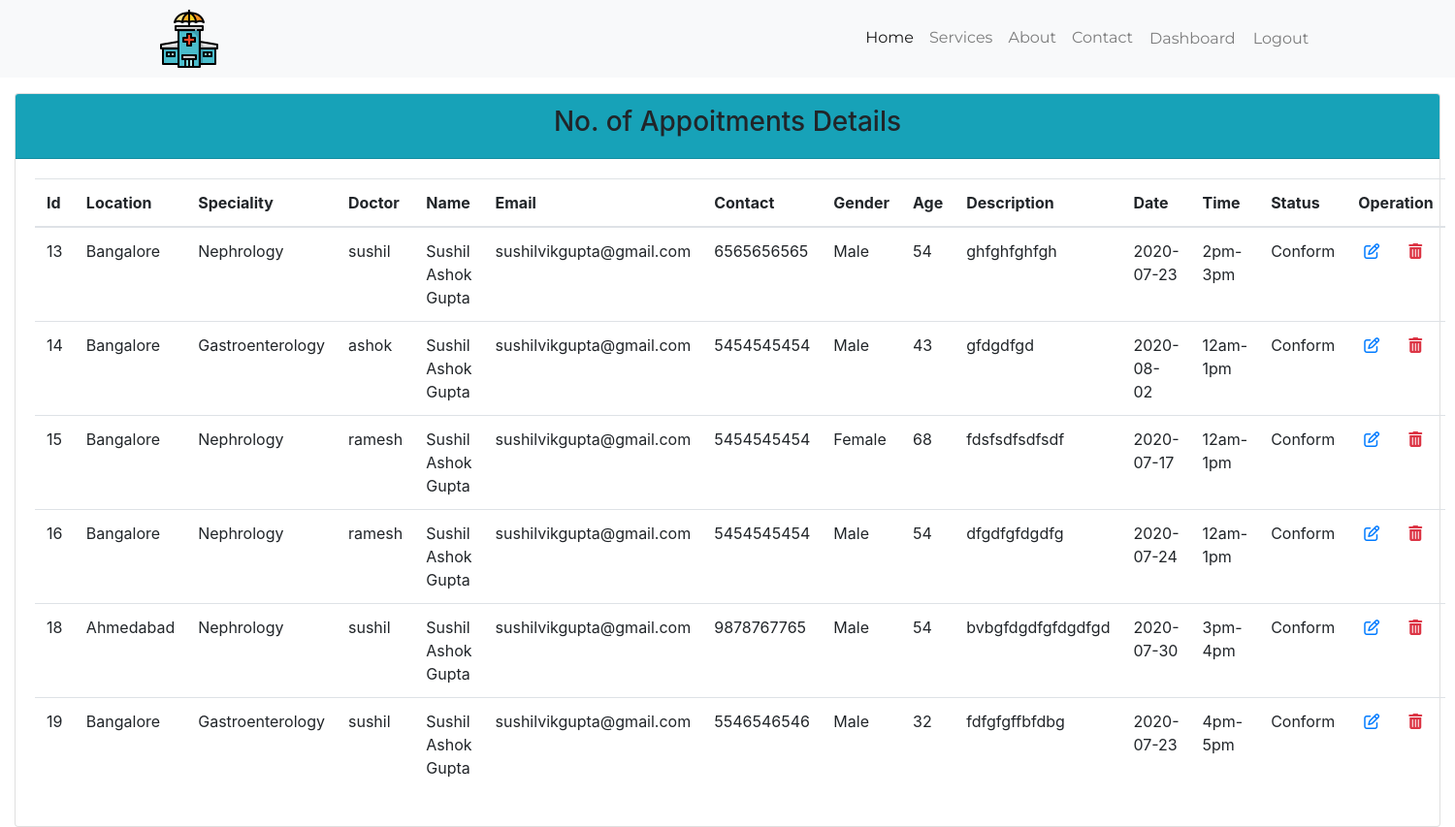
The app's page /NBooking.php with its own data.
### tables this page shows
CREATE TABLE `booking` (
  `bid` int(255) NOT NULL,
  `blocation` varchar(255) NOT NULL,
  `bspecial` varchar(255) NOT NULL,
  `bdoctor` varchar(255) NOT NULL,
  `bname` varchar(255) NOT NULL,
  `bemail` varchar(255) NOT NULL,
  `bcontact` varchar(255) NOT NULL,
  `bgender` varchar(255) NOT NULL,
  `bage` varchar(255) NOT NULL,
  `bdescription` varchar(255) NOT NULL,
  `bdate` date NOT NULL,
  `btime` varchar(255) NOT NULL,
  `bstatus` varchar(255) NOT NULL
);

### NBooking.php (the view, shortened to what this page needs)
<?php
include 'DBcon.php';
?>
<!DOCTYPE html>
<html lang="en">
<head>
    <?php include 'AllLinks.php' ?>
</head>
<body>
<nav class="navbar navbar-expand-lg navbar-light bg-light">
        <img src="./Icons/hospital.png" class="img-fluid" alt="">
      <div class="collapse navbar-collapse" id="collapsibleNavId">
        <ul class="navbar-nav ml-auto mt-2 mt-lg-0">
          <li class="nav-item active">
            <a class="nav-link" href="Index.php">Home <span class="sr-only">(current)</span></a>
          </li>
          <li class="nav-item">
            <a class="nav-link" href="#">Services</a>
          </li>
          <li class="nav-item">
            <a class="nav-link" href="#">About</a>
          </li>
          <li class="nav-item">
            <a class="nav-link" href="#">Contact</a>
          </li>
          <li class="nav-item">
            <a class="nav-link btn btn-outline-light" href="HospitalDashboard.php">Dashboard</a>
          </li>
          <li class="nav-item">
            <a class="nav-link btn btn-outline-light" href="Logout.php">Logout</a>
          </li>
        </ul>
      </div>
</nav>
<div class="container-fluid">
    <div class="row">
        <div class="col">
            <div class="card mt-3">
                <div class="card-header bg-info text-center">
                    <h3>No. of Appoitments Details </h3>
                </div>
                <div class="card-body">
                    <div class="row">
                        <div class="col">
                            <table class="table">
                                <thead>
                                    <tr>
                                        <th scope="col">Id</th>
                                        <th scope="col">Location</th>
                                        <th scope="col">Speciality</th>
                                        <th scope="col">Doctor</th>
                                        <th scope="col">Name</th>
                                        <th scope="col">Email</th>
                                        <th scope="col">Contact</th>
                                        <th scope="col">Gender</th>
                                        <th scope="col">Age</th>
                                        <th scope="col">Description</th>
                                        <th scope="col">Date</th>
                                        <th scope="col">Time</th>
                                        <th scope="col">Status</th>
                                        <th scope="col" colspan="2">Operation</th>
                                    </tr>
                                </thead>
                                <tbody>
                                  <?php
                                    $sqlquery="select * from booking";
                                    $result=$con->query($sqlquery);
                                    while($res= mysqli_fetch_array($result)){
                                        if($res['bstatus'] == 0 || $res['bstatus']="" ){
                                            $res['bstatus']="Pending";
                                        }else{
                                            $res['bstatus']="Conform";
                                        }
                                      ?>
                                        <tr>
                                            <td><?php echo $res['bid']; ?></td>
                                            <td><?php echo $res['blocation']; ?></td>
                                            <td><?php echo $res['bspecial']; ?></td>
                                            <td><?php echo $res['bdoctor']; ?></td>
                                            <td><?php echo $res['bname']; ?></td>
                                            <td><?php echo $res['bemail']; ?></td>
                                            <td><?php echo $res['bcontact']; ?></td>
                                            <td><?php echo $res['bgender']; ?></td>
                                            <td><?php echo $res['bage']; ?></td>
                                            <td><?php echo $res['bdescription']; ?></td>
                                            <td><?php echo $res['bdate']; ?></td>
                                            <td><?php echo $res['btime']; ?></td>
                                            <td><?php echo $res['bstatus']; ?></td>
                                            <td class="text-center"><a href="NBoookEdits.php?id=<?php echo $res['bid']; ?>" title="Edit"><i class="fa fa-edit" aria-hidden="true"></i></a></td>
                                            <td><a href="BookingDelete.php?id=<?php echo $res['bid']?>"><i class="fa fa-trash text-danger" aria-hidden="true" title="Delete"></i></a></td>
                                        </tr>
                                      <?php
                                    }
                                  ?>
                                </tbody>
                            </table>
                        </div>
                    </div>
                </div>
            </div>
        </div>
    </div>
</div>
</body>
</html>

### nav.css (style rules this page uses)
* { margin: 0%; padding: 0%; }
.navbar img { margin-left: 10%; }
.collapse ul { margin-right: 10% !important; }
.navbar-nav a { font-family:Montserrat; }

### records on screen
booking: bid "13", blocation "Bangalore", bspecial "Nephrology", bdoctor "sushil", bname "Sushil Ashok Gupta", bemail "sushilvikgupta@gmail.com", bcontact "6565656565", bgender "Male", bage "54", bdescription "ghfghfghfgh", bdate "2020-07-23", btime "2pm-3pm", bstatus "Conform"
booking: bid "14", blocation "Bangalore", bspecial "Gastroenterology", bdoctor "ashok", bname "Sushil Ashok Gupta", bemail "sushilvikgupta@gmail.com", bcontact "5454545454", bgender "Male", bage "43", bdescription "gfdgdfgd", bdate "2020-08-02", btime "12am-1pm", bstatus "Conform"
booking: bid "15", blocation "Bangalore", bspecial "Nephrology", bdoctor "ramesh", bname "Sushil Ashok Gupta", bemail "sushilvikgupta@gmail.com", bcontact "5454545454", bgender "Female", bage "68", bdescription "fdsfsdfsdfsdf", bdate "2020-07-17", btime "12am-1pm", bstatus "Conform"
booking: bid "16", blocation "Bangalore", bspecial "Nephrology", bdoctor "ramesh", bname "Sushil Ashok Gupta", bemail "sushilvikgupta@gmail.com", bcontact "5454545454", bgender "Male", bage "54", bdescription "dfgdfgfdgdfg", bdate "2020-07-24", btime "12am-1pm", bstatus "Conform"
booking: bid "18", blocation "Ahmedabad", bspecial "Nephrology", bdoctor "sushil", bname "Sushil Ashok Gupta", bemail "sushilvikgupta@gmail.com", bcontact "9878767765", bgender "Male", bage "54", bdescription "bvbgfdgdfgfdgdfgd", bdate "2020-07-30", btime "3pm-4pm", bstatus "Conform"
booking: bid "19", blocation "Bangalore", bspecial "Gastroenterology", bdoctor "sushil", bname "Sushil Ashok Gupta", bemail "sushilvikgupta@gmail.com", bcontact "5546546546", bgender "Male", bage "32", bdescription "fdfgfgffbfdbg", bdate "2020-07-23", btime "4pm-5pm", bstatus "Conform"
